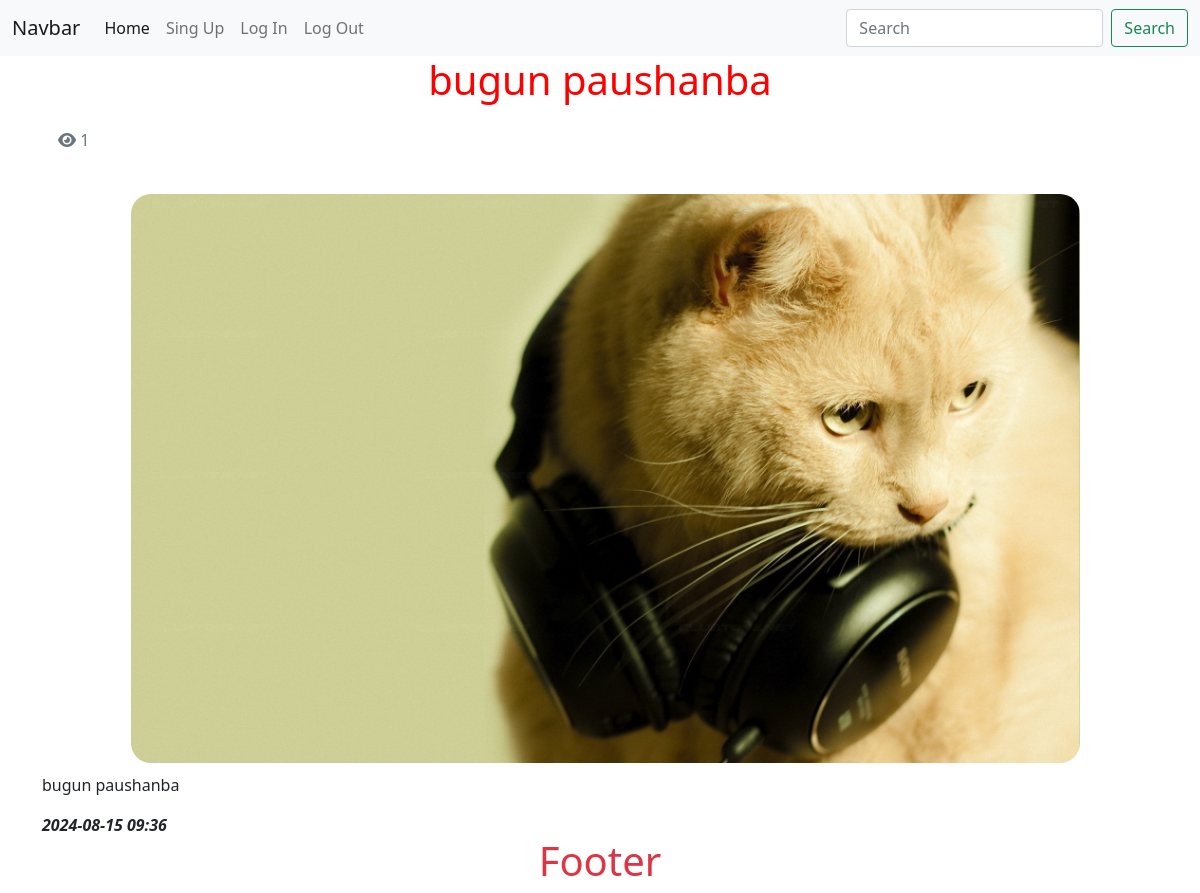
The page /post/post_1/ on the database its author committed.
### ozodapp/models.py (models this page shows, shortened)
class Post(models.Model):
    title = models.CharField('Sarlavha', max_length=255,db_index=True)
    image = models.ImageField('Rasm')
    info = models.TextField('Izoh')
    slug = models.SlugField('manzil',unique=True)
    popular = models.IntegerField('ko\'rganlar soni',default=0)
    date = models.DateTimeField('Vaqt',default=timezone.now)
    category = models.ForeignKey(Category,on_delete=models.CASCADE,null=True,related_name='category_set')
    class Meta:
        verbose_name = 'Post'
        verbose_name_plural = 'Postlar'

### ozodapp/views.py (the view)
# urls.py: path('post/<slug:slug>/',views.post_detail,name='post_detail_url'),
def post_detail(request,slug):
    post_detail = Post.objects.get(slug=slug)
    post_detail.popular +=1
    post_detail.save()
    context = {
        'post_detail':post_detail
    }
    return render(request,'ozodapp/post_detail.html',context)

### ozodapp/templates/ozodapp/post_detail.html
{% extends 'ozodapp/base.html' %}
{% load static %}
{% block content %}
<div class="container">
    <div class="row">
        <div class="col-12">
            <h1>{{post_detail.title}}</h1>
            <p class="card-text p-3 text-secondary">
                <i class="fa-solid fa-eye"></i>
                {{post_detail.popular}}
            </p>
            <img src="{{post_detail.image.url}}" class="img-fluid" alt="">
            <p>{{post_detail.info}}</p>
            <i><b>{{post_detail.date|date:'Y-m-d H:i'}}</b></i>
        </div>
    </div>
</div>
{% endblock %}

### static/ui/style.css (style rules this page uses)
h1 { color: red; text-align: center; }
img { width: 85%; height: 70%; border-radius: 20px; margin: 10px 8%; }

### rows shown on the page
Post: title "bugun paushanba", popular "1", image (picture), info "bugun paushanba", date "2024-08-15 09:36"
